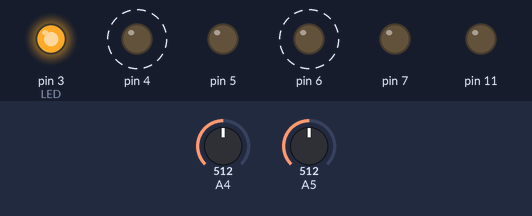
Recording of a sketch running on a simulated Arduino Uno, built with avr-gcc and run on an emulated ATmega328P. Parts: output pins drawn as LEDs (lit = HIGH). Dashed ring = blinking. The inputs (shaded band) are chosen by the test bench; at power-on: A4 = 512, A5 = 512. What the sketch prints to the serial monitor is not drawn.

Above: at 1.11 s.
1.4 s: A4 set to 92
4.4 s: A4 set to 84
At 4.4 s:
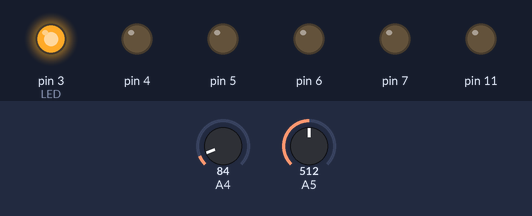
5.9 s: A4 set to 122
At 8.8 s:
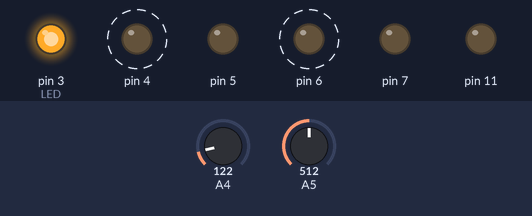
8.9 s: A4 set to 20
At 9.8 s:
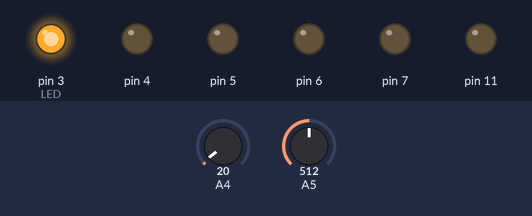
Timing chart, 0 to 11.4 s (numbered marks = the images above; inputs shaded):
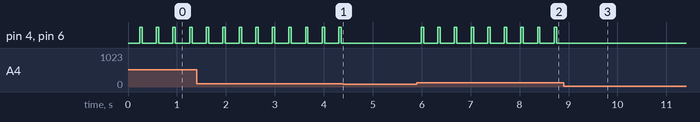

The sketch:

TracingCar.ino
```cpp
#include <SoftwareSerial.h>
SoftwareSerial BT(8, 9);
char val;
int i;


void setup() {
  pinMode(7,OUTPUT);
  pinMode(6,OUTPUT);
  pinMode(5,OUTPUT);
  pinMode(4,OUTPUT);
  pinMode(11,OUTPUT);
  pinMode(3,OUTPUT);//LED
  pinMode(A5,INPUT);
  pinMode(A4,INPUT);
  Serial.begin(9600);
  Serial.println("Car is ready!");
  BT.begin(9600);
  Serial.begin(9600);
  digitalWrite(3,HIGH);

}
 //反射越强值越小
void loop() {
  int left=0;
  int right=0;
  int total=0;
  int a;
  int b;
  delay(200);
  left=analogRead(A5);
  right=analogRead(A4);
  total=left+right;
  a=left-right;
  b=right-left;
  BT.print("LEFT：");
  BT.print(left);
  BT.print("  RIGHT:");
  BT.print(right);
  BT.println(" ");

  if(10<b<30&&total>=600){//直线
  BT.println("GO Straight");
  Gostraight();
  delay(50);
  Stop();
  delay(50);
  }

//  if(50<a<100){
//    BT.println("Turnright");
//    Turnright();
//    delay(30);
//    Stop();
//    delay(50);
//  }
//
//    if(100<a<200){
//    BT.println("Turnright");
//    Turnright();
//    delay(60);
//    Stop();
//    delay(50);
//  }
//
//  if(200<a<300){
//    BT.println("Turnright");
//    Turnright();
//    delay(90);
//    Stop();
//    delay(50);
//  }
//
//  if(300<a<400){
//    BT.println("Turnright");
//    Turnright();
//    delay(120);
//    Stop();
//    delay(50);
//  }
//  if(50<b<100){
//    BT.println("Turnleft");
//    Turnleft();
//    delay(30);
//    Stop();
//    delay(50);
//  }
//    if(100<b<200){
//    BT.println("Turnleft");
//    Turnleft();
//    delay(60);
//    Stop();
//    delay(50);
//  }
// if(200<b<300){
//    BT.println("Turnleft");
//    Turnleft();
//    delay(90);
//    Stop();
//    delay(50);
//  }
//  if(200<b<400){
//    BT.println("Turnleft");
//    Turnleft();
//    delay(120);
//    Stop();
//    delay(50);
//  }
//如果串口接收到数据，就输出到蓝牙串口
//  if (Serial.available()) {
//    val = Serial.read();
//    BT.print(val);
//  }
//  //如果接收到蓝牙模块的数据，输出到屏幕
//  if (BT.available()) {
//    val = BT.read();
//    switch(val){
//    case'0':
//      Stop();
//      Serial.println("Stop");
//      break;
//
//    case'1':
//      Serial.println("Go Straight");
//      Gostraight();
//      break;
//
//     case'2':
//      Serial.println("Go Back");
//      Gosback();
//      break;
//
//    case'3':
//      Serial.println("Turn Left");
//      Turnleft();
//      break;
//
//    case'4':
//      Serial.println("Turn Right");
//      Turnright();
//      break;
//
//    case'5':
//      Serial.println("Beep");
//      for(i=2;i>0;i--){
//      digitalWrite(11,HIGH);
//      delay(90);
//      digitalWrite(11,LOW);
//      delay(90);    }
//      break;
//
//     case'6':
//      Serial.println("Opean Light");
//      digitalWrite(3,LOW);
//      break;
//
//      case'7':
//      Serial.println("Close Light");
//      digitalWrite(3,HIGH);
//      break;
//
//  }}
}


void Stop(){
       digitalWrite(7,LOW);//前左 IN1
       digitalWrite(6,LOW);//前左 IN2
       digitalWrite(5,LOW);//前右 IN3
       digitalWrite(4,LOW);//前右 IN4

}
void Gosback(){
       digitalWrite(7,HIGH);//前左 IN1
       digitalWrite(6,LOW);//前左 IN2
       digitalWrite(5,HIGH);//前右 IN3
       digitalWrite(4,LOW);//前右 IN4

}
void Gostraight(){
       digitalWrite(7,LOW);//前左 IN1
       digitalWrite(6,HIGH);//前左 IN2
       digitalWrite(5,LOW);//前右 IN3
       digitalWrite(4,HIGH);//前右 IN4

}

void Turnright(){
        digitalWrite(7,HIGH);//前左 IN1
       digitalWrite(6,LOW);//前左 IN2
        digitalWrite(5,LOW);//前右 IN3
         digitalWrite(4,HIGH);//前右 IN4

}

void Turnleft(){
        digitalWrite(5,HIGH);//前右 IN3
         digitalWrite(4,LOW);//前右 IN4
         digitalWrite(7,LOW);//前左 IN1
       digitalWrite(6,HIGH);//前左 IN2

}
```

Measured:
- the behaviour switches between 88 and 87 on A4 (found by bisection; images 0 and 1)
- after the input at 4.4 s, pin 4, pin 6: stops changing and stays LOW
- after the input at 5.9 s, pin 4, pin 6: alternates HIGH for 0.05 s and LOW for 0.29 s, starting after 0.09 s
- after the input at 8.9 s, pin 4, pin 6: stops changing and stays LOW
- by itself, pin 4, pin 6: alternates HIGH for 0.05 s and LOW for 0.29 s
